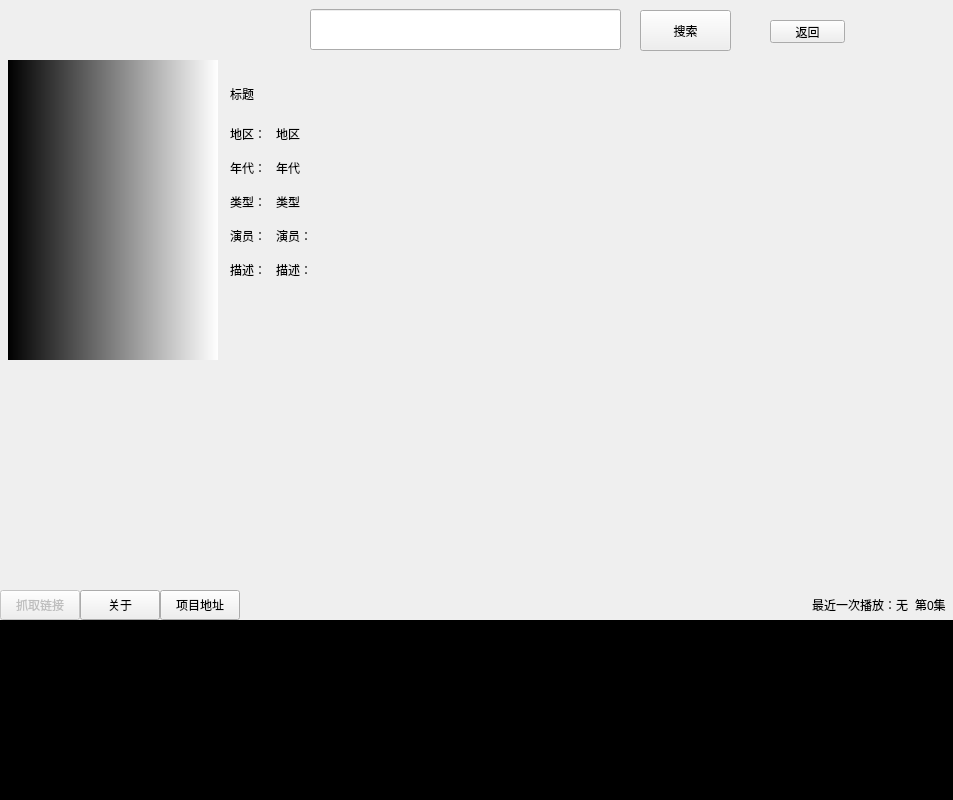
<?xml version="1.0" encoding="UTF-8"?>
<ui version="4.0">
 <class>mainForm</class>
 <widget class="QWidget" name="mainForm">
  <property name="geometry">
   <rect>
    <x>0</x>
    <y>0</y>
    <width>953</width>
    <height>800</height>
   </rect>
  </property>
  <property name="windowTitle">
   <string>看番神器</string>
  </property>
  <layout class="QGridLayout" name="gridLayout_4">
   <property name="leftMargin">
    <number>0</number>
   </property>
   <property name="topMargin">
    <number>0</number>
   </property>
   <property name="rightMargin">
    <number>0</number>
   </property>
   <property name="bottomMargin">
    <number>0</number>
   </property>
   <property name="spacing">
    <number>0</number>
   </property>
   <item row="1" column="0">
    <widget class="QStackedWidget" name="stackedWidget">
     <property name="currentIndex">
      <number>2</number>
     </property>
     <widget class="QWidget" name="pageWelcome">
      <property name="styleSheet">
       <string notr="true">background-color: rgb(255, 255, 0);</string>
      </property>
      <widget class="QLabel" name="label">
       <property name="geometry">
        <rect>
         <x>230</x>
         <y>130</y>
         <width>431</width>
         <height>191</height>
        </rect>
       </property>
       <property name="text">
        <string>WELCOME</string>
       </property>
      </widget>
     </widget>
     <widget class="QWidget" name="pageSearchResult">
      <property name="styleSheet">
       <string notr="true"/>
      </property>
      <layout class="QGridLayout" name="gridLayout">
       <property name="leftMargin">
        <number>0</number>
       </property>
       <property name="topMargin">
        <number>0</number>
       </property>
       <property name="rightMargin">
        <number>0</number>
       </property>
       <property name="bottomMargin">
        <number>0</number>
       </property>
       <property name="spacing">
        <number>0</number>
       </property>
       <item row="0" column="0">
        <widget class="QScrollArea" name="scrollArea">
         <property name="verticalScrollBarPolicy">
          <enum>Qt::ScrollBarAlwaysOn</enum>
         </property>
         <property name="widgetResizable">
          <bool>true</bool>
         </property>
         <widget class="QWidget" name="scroll">
          <property name="geometry">
           <rect>
            <x>0</x>
            <y>0</y>
            <width>81</width>
            <height>28</height>
           </rect>
          </property>
          <layout class="QGridLayout" name="grid">
           <property name="spacing">
            <number>9</number>
           </property>
          </layout>
         </widget>
        </widget>
       </item>
      </layout>
     </widget>
     <widget class="QWidget" name="pageDetail">
      <layout class="QGridLayout" name="gridLayout_5">
       <property name="leftMargin">
        <number>0</number>
       </property>
       <property name="topMargin">
        <number>0</number>
       </property>
       <property name="rightMargin">
        <number>0</number>
       </property>
       <property name="bottomMargin">
        <number>0</number>
       </property>
       <property name="spacing">
        <number>0</number>
       </property>
       <item row="0" column="0">
        <widget class="QWidget" name="widgetTop_2" native="true">
         <property name="minimumSize">
          <size>
           <width>0</width>
           <height>300</height>
          </size>
         </property>
         <property name="maximumSize">
          <size>
           <width>16777215</width>
           <height>300</height>
          </size>
         </property>
         <layout class="QGridLayout" name="gridLayout_6">
          <property name="leftMargin">
           <number>0</number>
          </property>
          <property name="topMargin">
           <number>0</number>
          </property>
          <property name="rightMargin">
           <number>0</number>
          </property>
          <property name="bottomMargin">
           <number>0</number>
          </property>
          <property name="spacing">
           <number>0</number>
          </property>
          <item row="0" column="2">
           <widget class="QWidget" name="widgetDesc" native="true">
            <property name="styleSheet">
             <string notr="true"/>
            </property>
            <layout class="QGridLayout" name="gridLayout_7">
             <property name="leftMargin">
              <number>12</number>
             </property>
             <item row="0" column="0" colspan="2">
              <widget class="QLabel" name="lblTitle">
               <property name="minimumSize">
                <size>
                 <width>0</width>
                 <height>50</height>
                </size>
               </property>
               <property name="maximumSize">
                <size>
                 <width>16777215</width>
                 <height>50</height>
                </size>
               </property>
               <property name="styleSheet">
                <string notr="true">font: 16pt &quot;微软雅黑&quot;;</string>
               </property>
               <property name="text">
                <string>标题</string>
               </property>
               <property name="alignment">
                <set>Qt::AlignLeading|Qt::AlignLeft|Qt::AlignVCenter</set>
               </property>
              </widget>
             </item>
             <item row="1" column="0">
              <widget class="QLabel" name="label_5">
               <property name="minimumSize">
                <size>
                 <width>40</width>
                 <height>28</height>
                </size>
               </property>
               <property name="maximumSize">
                <size>
                 <width>40</width>
                 <height>28</height>
                </size>
               </property>
               <property name="text">
                <string>地区：</string>
               </property>
               <property name="alignment">
                <set>Qt::AlignLeading|Qt::AlignLeft|Qt::AlignTop</set>
               </property>
              </widget>
             </item>
             <item row="1" column="1">
              <widget class="QLabel" name="lblArea">
               <property name="text">
                <string>地区</string>
               </property>
               <property name="alignment">
                <set>Qt::AlignLeading|Qt::AlignLeft|Qt::AlignTop</set>
               </property>
              </widget>
             </item>
             <item row="2" column="0">
              <widget class="QLabel" name="label_7">
               <property name="minimumSize">
                <size>
                 <width>0</width>
                 <height>28</height>
                </size>
               </property>
               <property name="maximumSize">
                <size>
                 <width>16777215</width>
                 <height>28</height>
                </size>
               </property>
               <property name="text">
                <string>年代：</string>
               </property>
               <property name="alignment">
                <set>Qt::AlignLeading|Qt::AlignLeft|Qt::AlignTop</set>
               </property>
              </widget>
             </item>
             <item row="2" column="1">
              <widget class="QLabel" name="lblTime">
               <property name="text">
                <string>年代</string>
               </property>
               <property name="alignment">
                <set>Qt::AlignLeading|Qt::AlignLeft|Qt::AlignTop</set>
               </property>
              </widget>
             </item>
             <item row="3" column="0">
              <widget class="QLabel" name="label_6">
               <property name="minimumSize">
                <size>
                 <width>0</width>
                 <height>28</height>
                </size>
               </property>
               <property name="maximumSize">
                <size>
                 <width>16777215</width>
                 <height>28</height>
                </size>
               </property>
               <property name="text">
                <string>类型：</string>
               </property>
               <property name="alignment">
                <set>Qt::AlignLeading|Qt::AlignLeft|Qt::AlignTop</set>
               </property>
              </widget>
             </item>
             <item row="3" column="1">
              <widget class="QLabel" name="lblType">
               <property name="text">
                <string>类型</string>
               </property>
               <property name="alignment">
                <set>Qt::AlignLeading|Qt::AlignLeft|Qt::AlignTop</set>
               </property>
              </widget>
             </item>
             <item row="4" column="0">
              <widget class="QLabel" name="label_9">
               <property name="minimumSize">
                <size>
                 <width>0</width>
                 <height>28</height>
                </size>
               </property>
               <property name="maximumSize">
                <size>
                 <width>16777215</width>
                 <height>28</height>
                </size>
               </property>
               <property name="text">
                <string>演员：</string>
               </property>
               <property name="alignment">
                <set>Qt::AlignLeading|Qt::AlignLeft|Qt::AlignTop</set>
               </property>
              </widget>
             </item>
             <item row="4" column="1">
              <widget class="QLabel" name="lblStars">
               <property name="text">
                <string>演员：</string>
               </property>
               <property name="alignment">
                <set>Qt::AlignLeading|Qt::AlignLeft|Qt::AlignTop</set>
               </property>
              </widget>
             </item>
             <item row="5" column="0">
              <widget class="QLabel" name="label_10">
               <property name="text">
                <string>描述：</string>
               </property>
               <property name="alignment">
                <set>Qt::AlignLeading|Qt::AlignLeft|Qt::AlignTop</set>
               </property>
              </widget>
             </item>
             <item row="5" column="1">
              <widget class="QLabel" name="lblDesc">
               <property name="styleSheet">
                <string notr="true"/>
               </property>
               <property name="text">
                <string>描述：</string>
               </property>
               <property name="alignment">
                <set>Qt::AlignLeading|Qt::AlignLeft|Qt::AlignTop</set>
               </property>
              </widget>
             </item>
            </layout>
           </widget>
          </item>
          <item row="0" column="1">
           <widget class="QLabel" name="lblCover">
            <property name="minimumSize">
             <size>
              <width>210</width>
              <height>300</height>
             </size>
            </property>
            <property name="maximumSize">
             <size>
              <width>210</width>
              <height>300</height>
             </size>
            </property>
            <property name="styleSheet">
             <string notr="true">background-color: qlineargradient(spread:pad, x1:0, y1:0, x2:1, y2:0, stop:0 rgba(0, 0, 0, 255), stop:1 rgba(255, 255, 255, 255));</string>
            </property>
            <property name="text">
             <string/>
            </property>
           </widget>
          </item>
          <item row="0" column="0">
           <widget class="QLabel" name="label_3">
            <property name="minimumSize">
             <size>
              <width>8</width>
              <height>0</height>
             </size>
            </property>
            <property name="maximumSize">
             <size>
              <width>8</width>
              <height>16777215</height>
             </size>
            </property>
            <property name="text">
             <string/>
            </property>
           </widget>
          </item>
         </layout>
        </widget>
       </item>
       <item row="1" column="0">
        <widget class="QWidget" name="widgetBottom" native="true">
         <property name="styleSheet">
          <string notr="true"/>
         </property>
        </widget>
       </item>
      </layout>
     </widget>
     <widget class="QWidget" name="pageNoResult">
      <widget class="QLabel" name="label_2">
       <property name="geometry">
        <rect>
         <x>340</x>
         <y>170</y>
         <width>291</width>
         <height>151</height>
        </rect>
       </property>
       <property name="text">
        <string>啥都没有</string>
       </property>
      </widget>
     </widget>
    </widget>
   </item>
   <item row="0" column="0">
    <widget class="QWidget" name="widgetTop" native="true">
     <property name="minimumSize">
      <size>
       <width>0</width>
       <height>60</height>
      </size>
     </property>
     <property name="maximumSize">
      <size>
       <width>16777215</width>
       <height>60</height>
      </size>
     </property>
     <property name="styleSheet">
      <string notr="true"/>
     </property>
     <widget class="QPushButton" name="btnSearch">
      <property name="geometry">
       <rect>
        <x>640</x>
        <y>10</y>
        <width>91</width>
        <height>41</height>
       </rect>
      </property>
      <property name="text">
       <string>搜索</string>
      </property>
     </widget>
     <widget class="QLineEdit" name="txtSearchword">
      <property name="geometry">
       <rect>
        <x>310</x>
        <y>9</y>
        <width>311</width>
        <height>41</height>
       </rect>
      </property>
     </widget>
     <widget class="QPushButton" name="btnBack">
      <property name="geometry">
       <rect>
        <x>770</x>
        <y>20</y>
        <width>75</width>
        <height>23</height>
       </rect>
      </property>
      <property name="text">
       <string>返回</string>
      </property>
     </widget>
    </widget>
   </item>
   <item row="2" column="0">
    <widget class="QWidget" name="widgetTools" native="true">
     <property name="minimumSize">
      <size>
       <width>0</width>
       <height>30</height>
      </size>
     </property>
     <property name="maximumSize">
      <size>
       <width>16777215</width>
       <height>30</height>
      </size>
     </property>
     <property name="styleSheet">
      <string notr="true"/>
     </property>
     <layout class="QGridLayout" name="gridLayout_3">
      <property name="leftMargin">
       <number>0</number>
      </property>
      <property name="topMargin">
       <number>0</number>
      </property>
      <property name="rightMargin">
       <number>0</number>
      </property>
      <property name="bottomMargin">
       <number>0</number>
      </property>
      <property name="spacing">
       <number>0</number>
      </property>
      <item row="0" column="0">
       <widget class="QPushButton" name="btnGetAllLinks">
        <property name="enabled">
         <bool>false</bool>
        </property>
        <property name="minimumSize">
         <size>
          <width>0</width>
          <height>30</height>
         </size>
        </property>
        <property name="maximumSize">
         <size>
          <width>16777215</width>
          <height>30</height>
         </size>
        </property>
        <property name="text">
         <string>抓取链接</string>
        </property>
       </widget>
      </item>
      <item row="0" column="2">
       <widget class="QPushButton" name="btnOpenSource">
        <property name="minimumSize">
         <size>
          <width>0</width>
          <height>30</height>
         </size>
        </property>
        <property name="maximumSize">
         <size>
          <width>16777215</width>
          <height>30</height>
         </size>
        </property>
        <property name="text">
         <string>项目地址</string>
        </property>
       </widget>
      </item>
      <item row="0" column="5">
       <widget class="QLabel" name="lblLastPlayEpisodeName">
        <property name="text">
         <string>无</string>
        </property>
        <property name="margin">
         <number>0</number>
        </property>
       </widget>
      </item>
      <item row="0" column="8">
       <widget class="QLabel" name="lblSpace02">
        <property name="text">
         <string/>
        </property>
       </widget>
      </item>
      <item row="0" column="4">
       <widget class="QLabel" name="lblLastPlay">
        <property name="text">
         <string>最近一次播放：</string>
        </property>
       </widget>
      </item>
      <item row="0" column="1">
       <widget class="QPushButton" name="btnAbout">
        <property name="minimumSize">
         <size>
          <width>0</width>
          <height>30</height>
         </size>
        </property>
        <property name="maximumSize">
         <size>
          <width>16777215</width>
          <height>30</height>
         </size>
        </property>
        <property name="text">
         <string>关于</string>
        </property>
       </widget>
      </item>
      <item row="0" column="7">
       <widget class="QLabel" name="lblLastPlayEpisodeNum">
        <property name="text">
         <string>第0集</string>
        </property>
       </widget>
      </item>
      <item row="0" column="3">
       <spacer name="horizontalSpacer">
        <property name="orientation">
         <enum>Qt::Horizontal</enum>
        </property>
        <property name="sizeHint" stdset="0">
         <size>
          <width>828</width>
          <height>27</height>
         </size>
        </property>
       </spacer>
      </item>
      <item row="0" column="6">
       <widget class="QLabel" name="lblSpace01">
        <property name="text">
         <string/>
        </property>
       </widget>
      </item>
     </layout>
    </widget>
   </item>
   <item row="3" column="0">
    <widget class="QWidget" name="widgetConsole" native="true">
     <property name="minimumSize">
      <size>
       <width>0</width>
       <height>180</height>
      </size>
     </property>
     <property name="maximumSize">
      <size>
       <width>16777215</width>
       <height>180</height>
      </size>
     </property>
     <layout class="QGridLayout" name="gridLayout_2">
      <property name="leftMargin">
       <number>0</number>
      </property>
      <property name="topMargin">
       <number>0</number>
      </property>
      <property name="rightMargin">
       <number>0</number>
      </property>
      <property name="bottomMargin">
       <number>0</number>
      </property>
      <property name="spacing">
       <number>0</number>
      </property>
      <item row="0" column="0">
       <widget class="QPlainTextEdit" name="console1">
        <property name="styleSheet">
         <string notr="true">color: rgb(255, 255, 255);
background-color: rgb(0, 0, 0);
font: 12pt &quot;微软雅黑&quot;;</string>
        </property>
        <property name="readOnly">
         <bool>true</bool>
        </property>
        <property name="plainText">
         <string/>
        </property>
       </widget>
      </item>
      <item row="0" column="1">
       <widget class="QPlainTextEdit" name="console2">
        <property name="styleSheet">
         <string notr="true">color: rgb(255, 255, 255);
background-color: rgb(0, 0, 0);
font: 12pt &quot;微软雅黑&quot;;</string>
        </property>
        <property name="readOnly">
         <bool>true</bool>
        </property>
        <property name="plainText">
         <string/>
        </property>
       </widget>
      </item>
     </layout>
    </widget>
   </item>
  </layout>
 </widget>
 <resources/>
 <connections/>
</ui>
